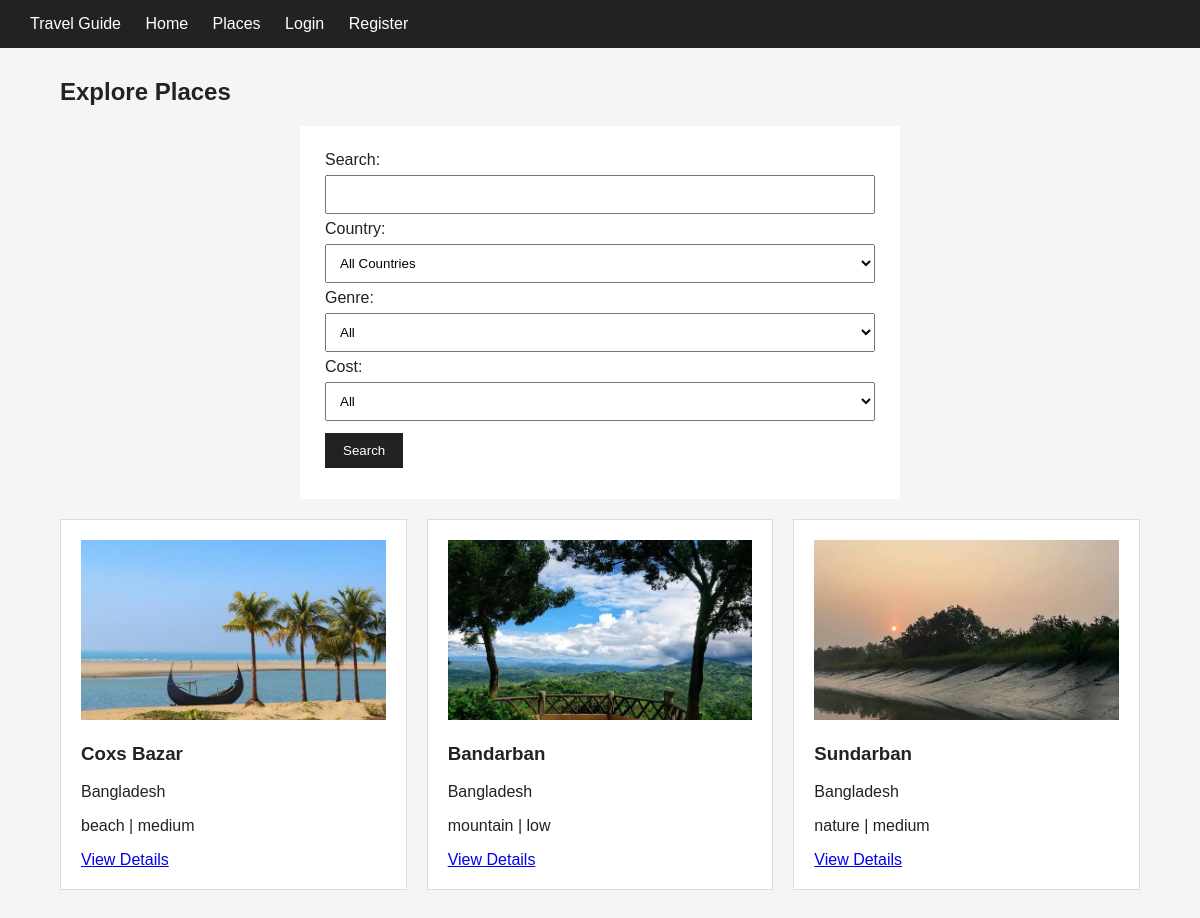
Page /places.php on the committed database.
### tables this page shows
CREATE TABLE IF NOT EXISTS posts (
    id INT AUTO_INCREMENT PRIMARY KEY,
    scout_id INT NOT NULL,
    title VARCHAR(200) NOT NULL,
    short_history TEXT NOT NULL,
    country VARCHAR(100) NOT NULL,
    genre VARCHAR(50) NOT NULL,
    cost_level VARCHAR(20) NOT NULL,
    travel_medium_info VARCHAR(255) NOT NULL,
    images TEXT,
    status VARCHAR(20) NOT NULL DEFAULT 'approved',
    created_at DATETIME DEFAULT CURRENT_TIMESTAMP,
    updated_at DATETIME DEFAULT CURRENT_TIMESTAMP,
    FOREIGN KEY (scout_id) REFERENCES users(id) ON DELETE CASCADE
);

### config.php (called while the page is built, shortened)
<?php
function e($text) {
    return htmlspecialchars($text ?? "", ENT_QUOTES, "UTF-8");
}
function imageList($value) {
    return array_filter(array_map("trim", explode(",", $value)));
}
?>

### places.php (the view, shortened to what this page needs)
<?php
include "config.php";
$q = $_GET["q"] ?? "";
$sql = "SELECT p.*, u.name AS scout_name
        FROM posts p
        LEFT JOIN users u ON p.scout_id=u.id
        WHERE p.status='approved'";
$sql .= " ORDER BY p.created_at DESC";
$result = $conn->query($sql);
?>
<!DOCTYPE html>
<html>
<head>
    <link rel="stylesheet" href="style.css">
</head>
<body>
<?php include "header.php"; ?>
<div class="container">
<h2>Explore Places</h2>
<form method="get">
    Search:
    <input type="text" name="q" value="<?php echo e($q); ?>">
    Country:
    <select name="country">
        <option value="">All Countries</option>
    </select>
    Genre:
    <select name="genre">
        <option value="">All</option>
    </select>
    Cost:
    <select name="cost">
        <option value="">All</option>
    </select>
    <input type="submit" value="Search">
</form>
<div class="cards">
<?php while ($row = $result->fetch_assoc()): ?>
    <div class="card">
        <?php
        $images = imageList($row["images"]);
        if (!empty($images)):
        ?>
            <img src="uploads/posts/<?php echo e($images[0]); ?>">
        <?php endif; ?>
        <h3><?php echo e($row["title"]); ?></h3>
        <p><?php echo e($row["country"]); ?></p>
        <p><?php echo e($row["genre"]); ?> |
           <?php echo e($row["cost_level"]); ?></p>
        <a href="post.php?id=<?php echo $row["id"]; ?>">
            View Details
        </a>
    </div>
<?php endwhile; ?>
</div>
</div>
</body>
</html>

### style.css (style rules this page uses)
body { font-family: Arial; margin: 0; background: #f5f5f5; color: #222; }
.container { width: 90%; max-width: 1100px; margin: 30px auto; }
.cards { display: grid; grid-template-columns: repeat(3, 1fr); gap: 20px; }
.card { background: white; padding: 20px; border: 1px solid #ddd; }
.card img { width: 100%; height: 180px; object-fit: cover; }
form { background: white; padding: 25px; max-width: 550px; margin: 20px auto; }
input, select, textarea { padding: 10px; margin: 6px 0; width: 100%; box-sizing: border-box; }
input[type="submit"], button { background: #222; color: white; border: none; padding: 10px 18px; cursor: pointer; width: auto; }

### rows in the picture
posts: shows a picture, title "Coxs Bazar", country "Bangladesh", genre "beach", cost_level "medium"
posts: shows a picture, title "Bandarban", country "Bangladesh", genre "mountain", cost_level "low"
posts: shows a picture, title "Sundarban", country "Bangladesh", genre "nature", cost_level "medium"
